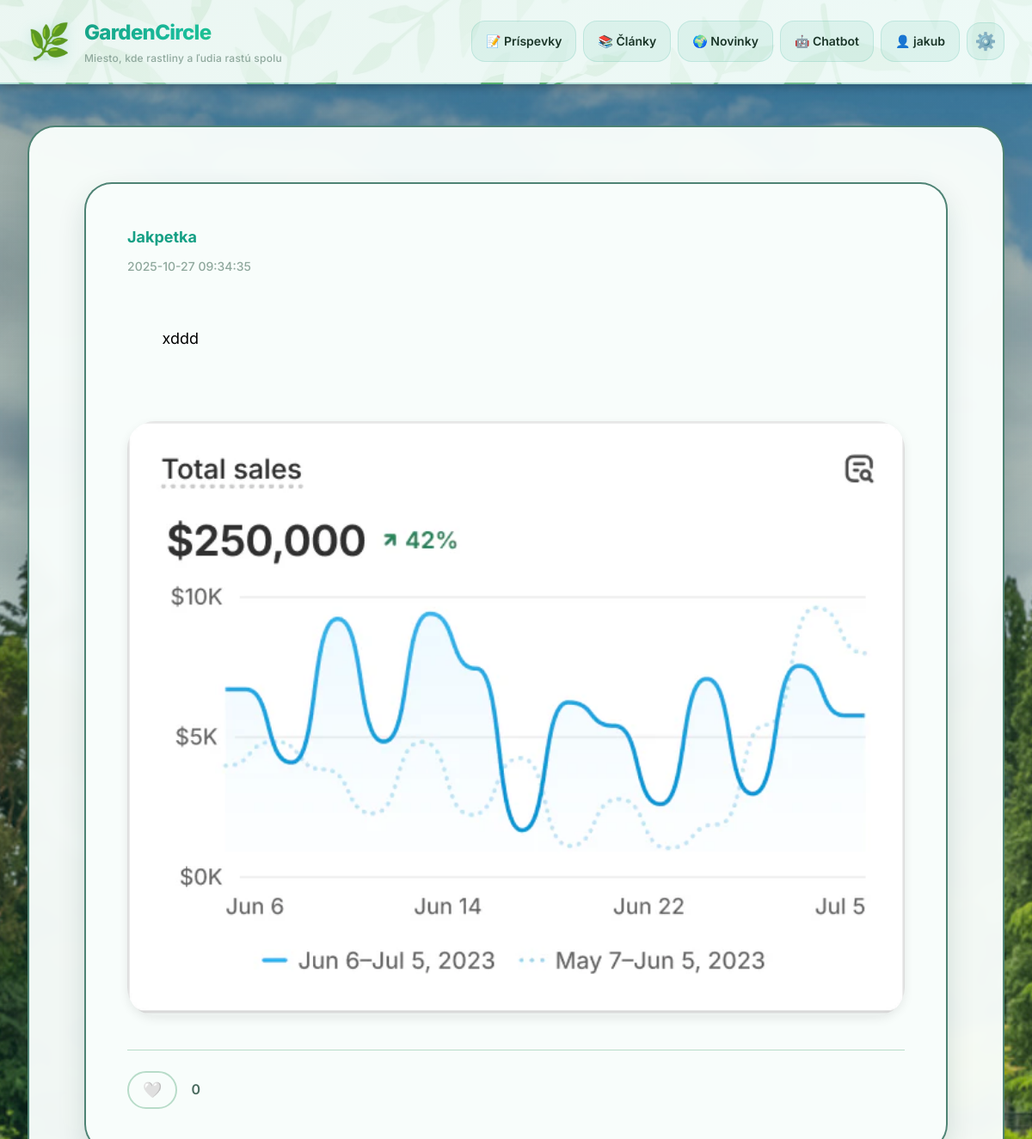
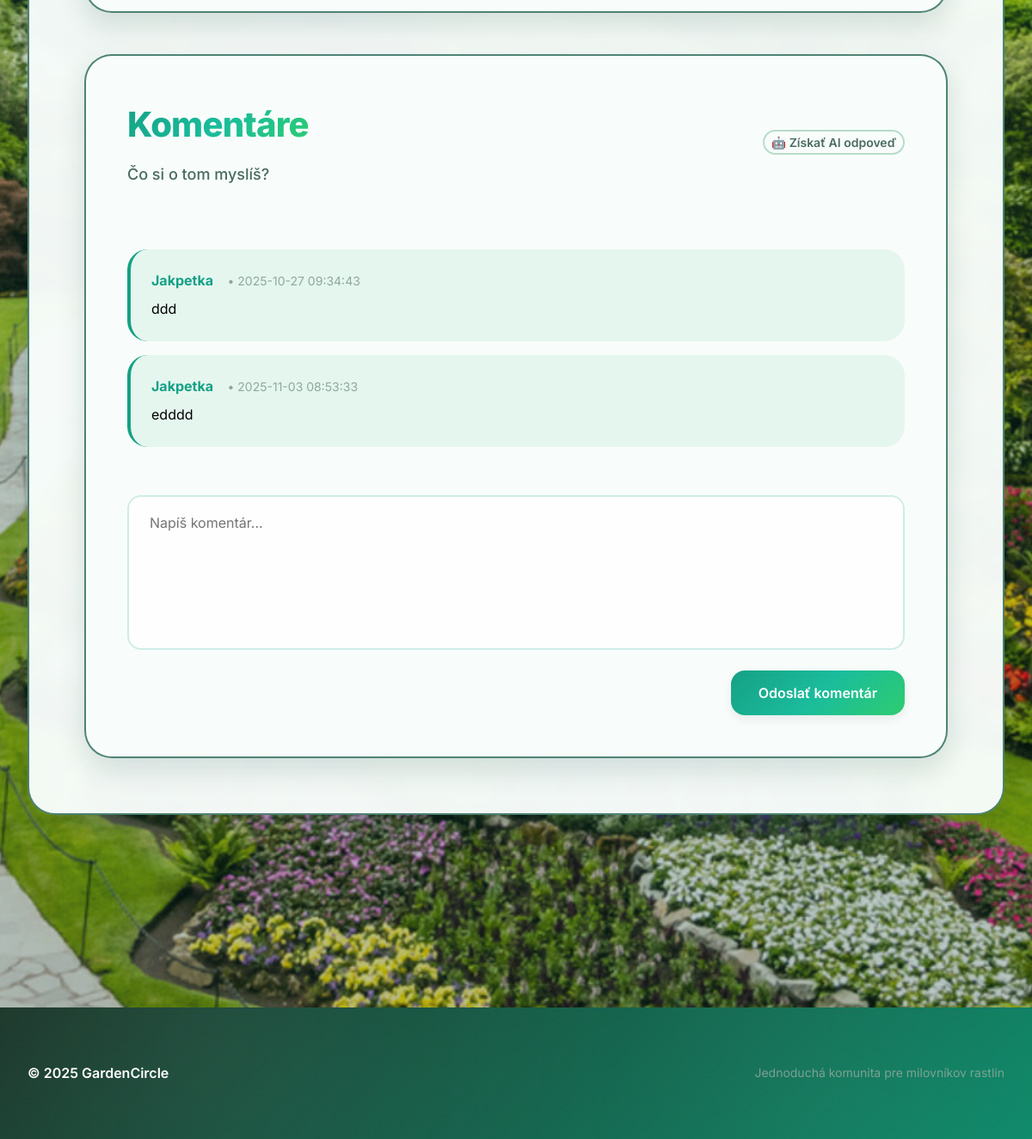
Page /posts/11 (signed in) on the committed database (2 pictures, top to bottom).
### tables this page shows
CREATE TABLE users (
            id INTEGER PRIMARY KEY AUTOINCREMENT,
            username TEXT UNIQUE NOT NULL,
            email TEXT UNIQUE NOT NULL,
            password_hash TEXT NOT NULL,
            bio TEXT DEFAULT '',
            profile_image TEXT,
            created_at TIMESTAMP NOT NULL DEFAULT (datetime('now'))
        , is_admin BOOLEAN DEFAULT 0);

CREATE TABLE posts (
            id INTEGER PRIMARY KEY AUTOINCREMENT,
            author TEXT NOT NULL DEFAULT 'Anonym',
            content TEXT NOT NULL,
            created_at TIMESTAMP NOT NULL DEFAULT (datetime('now'))
        , image_path TEXT, author_id INTEGER, image_path哦 TEXT);

CREATE TABLE comments (
            id INTEGER PRIMARY KEY AUTOINCREMENT,
            post_id INTEGER NOT NULL,
            author TEXT NOT NULL DEFAULT 'Anonym',
            text TEXT NOT NULL,
            created_at TIMESTAMP NOT NULL DEFAULT (datetime('now')), author_id INTEGER,
            FOREIGN KEY (post_id) REFERENCES posts(id) ON DELETE CASCADE
        );

### backend/routes.py (the view)
    @app.route("/posts/<int:post_id>")
    @login_required
    def post_detail(post_id: int):
        db = get_db()
        pc = db.execute("SELECT id, author_id, author, content, created_at, image_path FROM posts WHERE id=?", (post_id,)).fetchone()
        if not pc:
            return render_template("404.html"), 404
        like_count = db.execute("SELECT COUNT(1) FROM likes WHERE post_id=?", (post_id,)).fetchone()[0]
        liked = db.execute("SELECT 1 FROM likes WHERE post_id=? AND user_id=?", (post_id, current_user.id)).fetchone() is not None
        comments = db.execute(
            "SELECT id, author_id, author, text, created_at FROM comments WHERE post_id=? ORDER BY created_at ASC",
            (post_id,),
        ).fetchall()
        comments_fmt = [
            {"id": r[0], "author_id": r[1], "author": r[2], "text": r[3], "created_at": r[4]} for r in comments
        ]
        post = {"id": pc[0], "author_id": pc[1], "author": pc[2], "content": pc[3], "created_at": pc[4], "image_path": pc[5], "like_count": like_count, "liked": liked}
        return render_template("post.html", post=post, comments=comments_fmt)

### backend/database.py (called while the page is built)
def get_db():
    db = getattr(g, "_database", None)
    if db is None:
        os.makedirs(os.path.dirname(DB_PATH), exist_ok=True)
        db = g._database = sqlite3.connect(DB_PATH)
        db.row_factory = sqlite3.Row
    return db

### backend/routes.py (called while the page is built)
@login_manager.user_loader
def load_user(user_id):
    return User.get_by_id(user_id)

### backend/user.py (called while the page is built)
    @staticmethod
    def get_by_id(user_id):
        db = get_db()
        row = db.execute(
            "SELECT id, username, email, password_hash, bio, profile_image, created_at, COALESCE(is_admin, 0) as is_admin FROM users WHERE id = ?",
            (user_id,)
        ).fetchone()
        if row:
            return User(row[0], row[1], row[2], row[3], row[4], row[5], row[6], row[7])
        return None

### templates/post.html (shortened to what this page needs)
{% extends 'base.html' %}
{% block body_class %}bg-leaf{% endblock %}
{% block content %}
  <section class="card post-detail-card">
    <div class="post-card">
      <div class="post-header">
        <div class="meta">
          <a href="{{ url_for('user_profile', username=post.author) }}" style="text-decoration: none; color: var(--primary-green);">
            <strong class="author">{{ post.author }}</strong>
          </a>
          <time class="time">{{ post.created_at }}</time>
        </div>
      </div>
      <div class="post-content">
        {{ post.content }}
      </div>
      {% if post.image_path %}
        <img src="{{ url_for('static', filename=post.image_path) }}" alt="Obrázok príspevku" loading="lazy">
      {% endif %}
      <div class="post-actions" style="display:flex; align-items:center; gap:.5rem; margin-top:.5rem;">
        <button id="likeBtn" class="btn btn-ghost like-btn {{ 'liked' if post.liked else '' }}" data-post-id="{{ post.id }}" aria-label="Páči sa mi to">
          <span class="like-emoji">{{ '❤️' if post.liked else '🤍' }}</span>
        </button>
        <span id="likeCount" class="like-count">{{ post.like_count or 0 }}</span>
      </div>
    </div>
    <div class="comment-section-inline">
      <header class="section-header" style="display:flex; flex-wrap:wrap; align-items:center; gap:var(--space-md); justify-content:space-between;">
        <div>
          <h2>Komentáre</h2>
          <p class="muted">Čo si o tom myslíš?</p>
        </div>
        <div class="auto-answer-controls">
          <button type="button" class="btn btn-ghost small" id="autoAnswerToggle" aria-haspopup="true" aria-expanded="false">🤖 Získať AI odpoveď</button>
        </div>
      </header>
      <ul class="comment-list">
        {% for c in comments %}
          <li>
            <strong>{{ c.author }}</strong>
            <span class="muted"> • {{ c.created_at }}</span>
            <div style="margin-top: var(--space-xs);">{{ c.text }}</div>
          </li>
        {% else %}
          <li class="muted text-center" style="padding: var(--space-lg);">
            Zatiaľ žiadne komentáre — buď prvý, kto komentuje!
          </li>
        {% endfor %}
      </ul>
      <form class="comment-form" method="post" action="{{ url_for('add_comment', post_id=post.id) }}">
        <div class="form-group" style="width:100%;">
          <textarea class="comment-input comment-textarea" name="text" placeholder="Napíš komentár..." required></textarea>
        </div>
        <button type="submit" class="btn btn-primary">Odoslať komentár</button>
      </form>
    </div>
  </section>
{% endblock %}

### templates/base.html (shortened to what this page needs)
<!DOCTYPE html>
<html lang="sk">
<head>
  <link rel="stylesheet" href="{{ url_for('static', filename='css/style.css') }}">
</head>
<body class="{% block body_class %}{% endblock %}">
  <header class="site-header">
    <div class="container header-inner">
      <a class="brand" href="{{ url_for('home') }}">
        <span class="logo" aria-hidden="true">🌿</span>
        <div>
          <h1>GardenCircle</h1>
          <p class="tagline">Miesto, kde rastliny a ľudia rastú spolu</p>
        </div>
      </a>
      <nav class="main-nav" aria-label="Hlavná navigácia">
        {% if current_user.is_authenticated %}
          <a href="{{ url_for('posts_page') }}">📝 Príspevky</a>
          <a href="{{ url_for('articles') }}">📚 Články</a>
          <a href="{{ url_for('news') }}">🌍 Novinky</a>
          <a href="{{ url_for('chatbot_placeholder') }}">🤖 Chatbot</a>
          <a href="{{ url_for('user_profile', username=current_user.username) }}">👤 {{ current_user.username }}</a>
        {% else %}
          <a href="{{ url_for('login') }}">🔑 Prihlásiť</a>
          <a href="{{ url_for('register') }}">✨ Registrácia</a>
        {% endif %}
        {% if current_user.is_authenticated %}
        <a href="{{ url_for('settings') }}" class="menu-toggle" aria-label="Nastavenia">
          <span class="menu-icon">⚙️</span>
        </a>
        {% endif %}
      </nav>
    </div>
  </header>
  <main class="container">
    {% block content %}{% endblock %}
  </main>
  <footer class="site-footer">
    <div class="container footer-inner">
      <small>© 2025 GardenCircle</small>
      <span class="muted">Jednoduchá komunita pre milovníkov rastlín</span>
    </div>
  </footer>
</body>
</html>

### rows in the picture
users: username "jakub"
posts: author "Jakpetka", created_at "2025-10-27 09:34:35", content "xddd", image_path (picture)
comments: author "Jakpetka", created_at "2025-10-27 09:34:43", text "ddd"
comments: author "Jakpetka", created_at "2025-11-03 08:53:33", text "edddd"

### other values in the picture
{{ '❤️' if post.liked else '🤍' }} "🤍"
{{ post.like_count or 0 }} "0"
